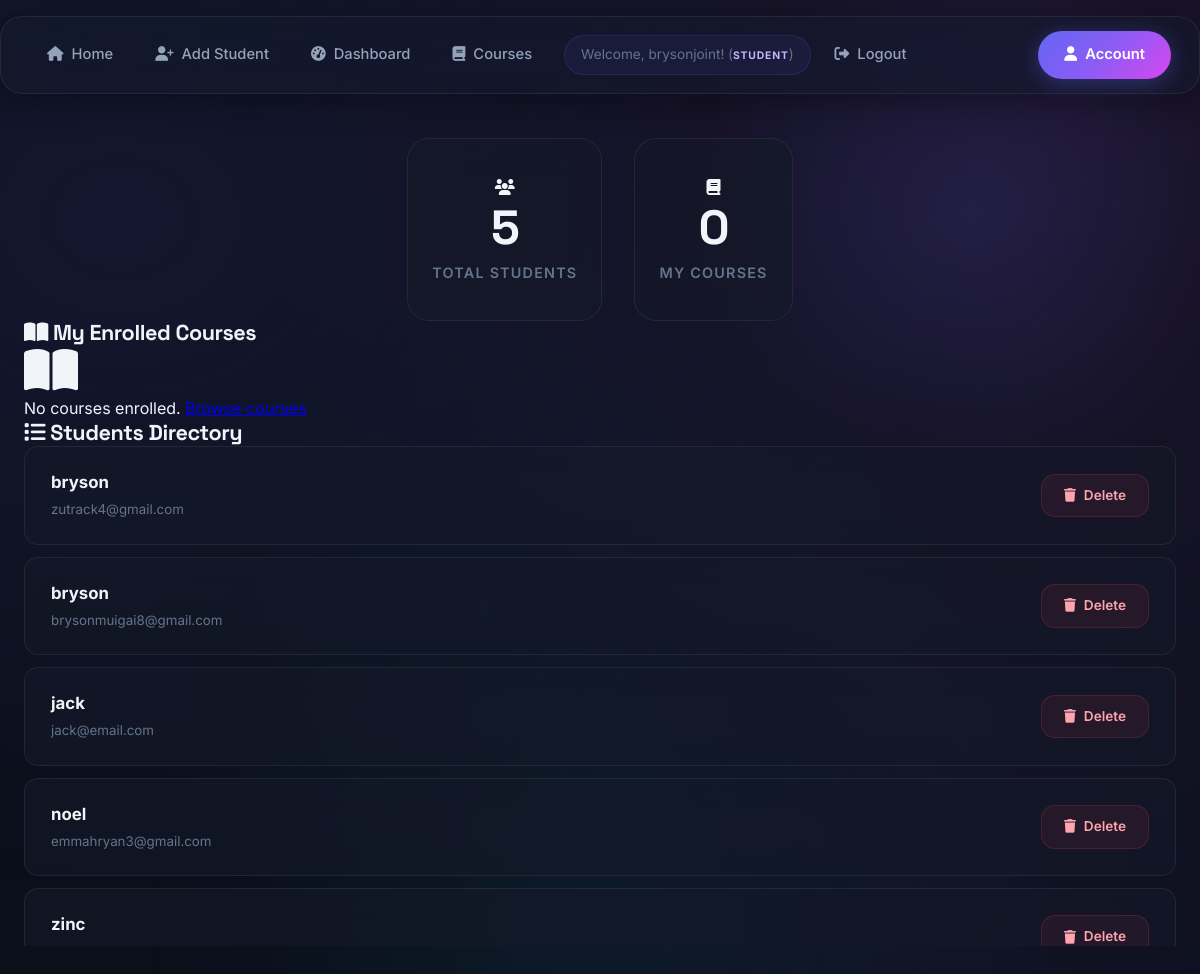
The app's page /dashboard (signed in) with its own data.
### tables this page shows
CREATE TABLE students (id INTEGER PRIMARY KEY AUTOINCREMENT, name TEXT, email TEXT);

### app.py (the view)
@app.route('/dashboard')
def dashboard():
    if 'username' not in session:
        return redirect('/login')
    students = get_all_students()
    enrolled_courses = []
    if 'user_id' in session:
        enrolled_courses = get_student_courses(session['user_id'])
    return render_template('dashboard.html', students=students, enrolled_courses=enrolled_courses, username=session['username'], role=session.get('role', 'student'))

### db.py (called while the page is built)
@contextmanager
def get_db():
    conn = sqlite3.connect(DB_PATH)
    try:
        yield conn
    finally:
        conn.close()

def get_all_students():
    with get_db() as conn:
        return conn.execute('SELECT * FROM students ORDER BY name').fetchall()

def get_student_courses(student_id):
    with get_db() as conn:
        c = conn.cursor()
        c.execute("""
            SELECT c.*, e.grade
            FROM enrollments e
            JOIN courses c ON e.course_id = c.id
            WHERE e.student_id = ?
        """, (student_id,))
        return c.fetchall()

### templates/dashboard.html (shortened to what this page needs)
{% extends "base.html" %}
{% block content %}
<div class="dashboard-grid">
    <div class="stats-row mb-5">
        <div class="stat-card">
            <i class="fas fa-users"></i>
            <h3>{{ students|length }}</h3>
            <p>Total Students</p>
        </div>
        <div class="stat-card">
            <i class="fas fa-book"></i>
            <h3>{{ enrolled_courses|length }}</h3>
            <p>My Courses</p>
        </div>
    </div>
    {% if role == 'student' %}
    <section class="courses-section mb-5">
        <h3><i class="fas fa-book-open"></i> My Enrolled Courses</h3>
        {% if enrolled_courses %}
        <div class="student-grid">
            {% for course in enrolled_courses %}
            <div class="course-card enrolled">
                <i class="fas fa-laptop-code"></i>
                <h4>{{ course[1] }}</h4>
                <p>Grade: {{ course[3] or 'Pending' }}</p>
            </div>
            {% endfor %}
        </div>
        {% else %}
        <div class="empty-state">
            <i class="fas fa-book-open fa-3x"></i>
            <p>No courses enrolled. <a href="/courses">Browse courses</a></p>
        </div>
        {% endif %}
    </section>
    {% endif %}
    <section>
        <div class="section-header">
            <h3><i class="fas fa-list"></i> Students Directory</h3>
        </div>
        <div class="student-list">
            {% for student in students %}
            <div class="student-item">
                <div>
                    <strong>{{ student[1] }}</strong>
                    <br><small>{{ student[2] }}</small>
                </div>
                <a href="/delete/{{ student[0] }}" class="delete-btn" onclick="return confirm('Delete {{ student[1] }}?')">
                    <i class="fas fa-trash"></i> Delete
                </a>
            </div>
            {% endfor %}
        </div>
    </section>
</div>
{% endblock %}

### templates/base.html (shortened to what this page needs)
<!DOCTYPE html>
<html lang="en">
<head>
    <link rel="stylesheet" href="{{ url_for('static', filename='style.css') }}">
</head>
<body>
    <nav>
        <div>
            <a href="/"><i class="fas fa-home"></i> Home</a>
            <a href="/add"><i class="fas fa-user-plus"></i> Add Student</a>
            {% if session.username %}
            <a href="/dashboard"><i class="fas fa-tachometer-alt"></i> Dashboard</a>
                <a href="/courses"><i class="fas fa-book"></i> Courses</a>
                <span>Welcome, {{ session.username }}! (<small>{{ session.role }}</small>)</span>
                <a href="/logout"><i class="fas fa-sign-out-alt"></i> Logout</a>
            {% endif %}
        </div>
        <a href="/login" class="login-link" style="font-weight: bold;"><i class="fas fa-user"></i> {{ 'Account' if session.username else 'Login' }}</a>
    </nav>
    <div class="container">
        {% block content %}{% endblock %}
    </div>
</body>
</html>

### templates/dashboard.html (style rules this page uses)
.dashboard-grid { max-width: 1200px; margin: 0 auto; }
.stats-row { display: flex; gap: 2rem; flex-wrap: wrap; justify-content: center; }
.section-header h3 { color: var(--primary-green); }
.student-list { max-height: 500px; overflow-y: auto; }

### records on screen
students: name "bryson", email "zutrack4@gmail.com"
students: name "bryson", email "brysonmuigai8@gmail.com"
students: name "jack", email "jack@email.com"
students: name "noel", email "emmahryan3@gmail.com"
students: name "zinc"

### other values on screen
{{ session.username }} "brysonjoint"
{{ session.role }} "STUDENT"
{{ 'Account' if session.username else 'Login' }} "Account"
{{ students|length }} "5"
{{ enrolled_courses|length }} "0"
